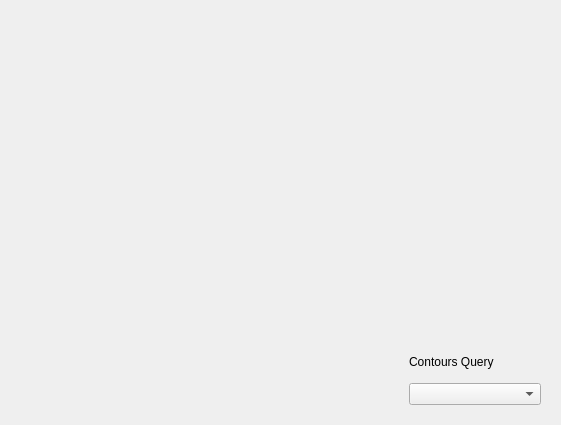
<?xml version="1.0" encoding="UTF-8"?>
<ui version="4.0">
 <class>ContoursQueryExample</class>
 <widget class="QWidget" name="ContoursQueryExample">
  <property name="geometry">
   <rect>
    <x>0</x>
    <y>0</y>
    <width>561</width>
    <height>425</height>
   </rect>
  </property>
  <property name="windowTitle">
   <string>Form</string>
  </property>
  <layout class="QHBoxLayout" name="horizontalLayout">
   <item>
    <widget class="ImageResultDisplayer" name="image_displayer" native="true"/>
   </item>
   <item>
    <widget class="QWidget" name="widgets" native="true">
     <property name="maximumSize">
      <size>
       <width>150</width>
       <height>16777215</height>
      </size>
     </property>
     <layout class="QVBoxLayout" name="verticalLayout">
      <item>
       <widget class="ImageProcessingWidget" name="image_controller" native="true"/>
      </item>
      <item>
       <widget class="QLabel" name="label_2">
        <property name="maximumSize">
         <size>
          <width>16777215</width>
          <height>30</height>
         </size>
        </property>
        <property name="text">
         <string>Contours Query</string>
        </property>
       </widget>
      </item>
      <item>
       <widget class="QComboBox" name="method_selections"/>
      </item>
     </layout>
    </widget>
   </item>
  </layout>
 </widget>
 <customwidgets>
  <customwidget>
   <class>ImageProcessingWidget</class>
   <extends>QWidget</extends>
   <header>ImageProcessingWidget.h</header>
   <container>1</container>
  </customwidget>
  <customwidget>
   <class>ImageResultDisplayer</class>
   <extends>QWidget</extends>
   <header>ImageResultDisplayer.h</header>
   <container>1</container>
  </customwidget>
 </customwidgets>
 <resources/>
 <connections/>
</ui>
